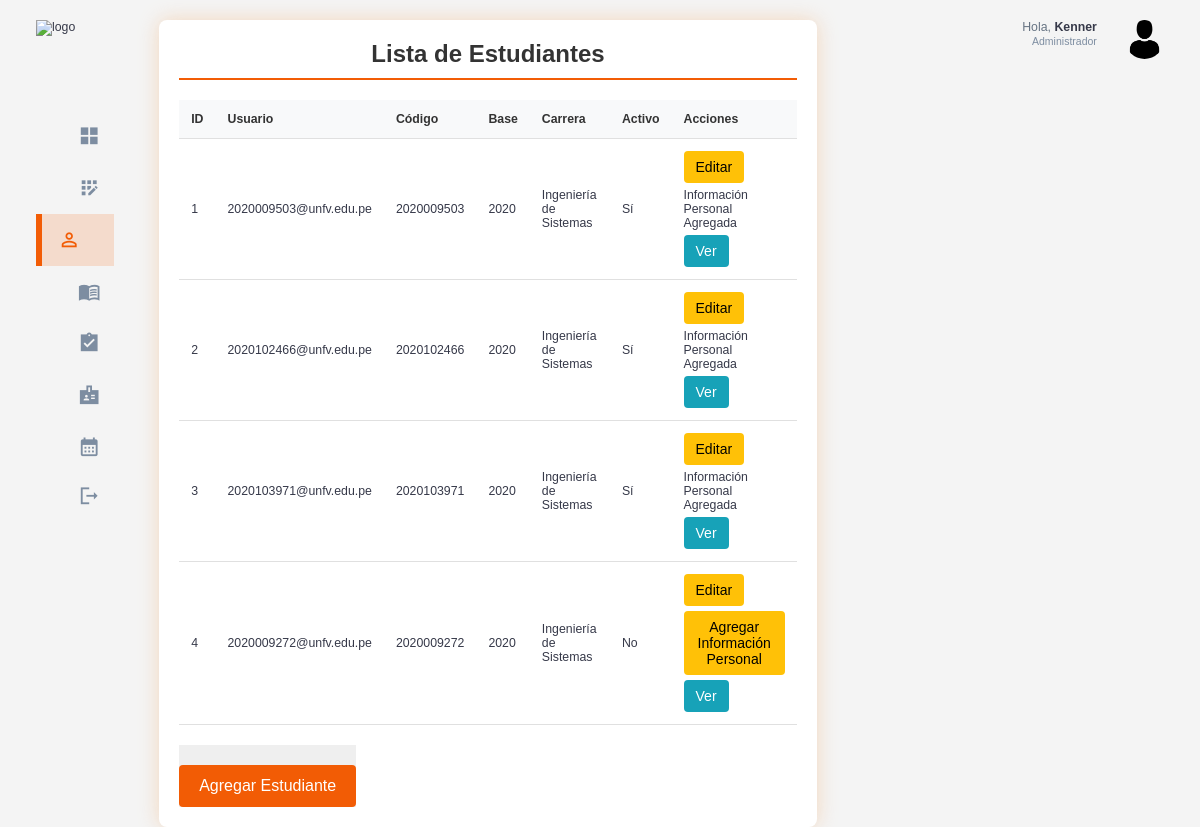
The app's page /estudiantes/ (signed in) with its own data.
### estudiantes/models.py (models this page shows, shortened)
class Estudiante(models.Model):
    usuario = models.OneToOneField(Usuario, on_delete=models.CASCADE)
    codigo = models.CharField(max_length=10,unique=True)
    base = models.CharField(max_length=20)
    carrera = models.CharField(max_length=100)
    activo = models.BooleanField(default=True)

### usuarios/models.py (models this page shows, shortened)
class Usuario(AbstractUser):
    id = models.AutoField(primary_key=True)
    rol = models.ForeignKey(Rol, on_delete=models.CASCADE, null=True, blank=False)

### usuarios/decorators.py (the view)
        def _wrapped_view(request, *args, **kwargs):
            if request.user.is_authenticated and (request.user.rol.nombre_rol == role or request.user.rol.is_admin):
                return view_func(request, *args, **kwargs)
            else:
                raise PermissionDenied  # Lanza un error si no tiene el rol correcto

### estudiantes/views.py (called while the page is built)
@login_required
@role_required('Administrador')
def listar_estudiantes(request):
    estudiantes = Estudiante.objects.all()  # Obtiene todos los estudiantes
    return render(request, 'estudiantes/listar_estudiantes.html', {'estudiantes': estudiantes})

### templates/estudiantes/listar_estudiantes.html (shortened to what this page needs)
{% extends 'base.html' %}
{% load static %}
{% block extra_css %}
    <link rel="stylesheet" href="{% static 'css/student_list.css' %}">
{% endblock %}
{% block content %}
<div class="student-list-container">
    <h2>Lista de Estudiantes</h2>
    <div class="table-responsive">
        <table class="student-table">
            <thead>
                <tr>
                    <th>ID</th>
                    <th>Usuario</th>
                    <th>Código</th>
                    <th>Base</th>
                    <th>Carrera</th>
                    <th>Activo</th>
                    <th>Acciones</th>
                </tr>
            </thead>
            <tbody>
                {% for estudiante in estudiantes %}
                <tr>
                    <td>{{ estudiante.id }}</td>
                    <td>{{ estudiante.usuario.username }}</td>
                    <td>{{ estudiante.codigo }}</td>
                    <td>{{ estudiante.base }}</td>
                    <td>{{ estudiante.carrera }}</td>
                    <td>{{ estudiante.activo|yesno:"Sí,No" }}</td>
                    <td class="actions">
                        <a href="{% url 'editar_estudiante' estudiante.pk %}" class="btn btn-edit">Editar</a>
                            {% if estudiante.informacionpersonal %}
                        <span>Información Personal Agregada</span>
                            {% else %}
                        <a href="{% url 'agregar_informacion_personal' estudiante.pk %}" class="btn btn-edit">Agregar Información Personal</a>
                            {% endif %}
                        <a href="{% url 'ver_informacion_estudiante' estudiante.pk %}" class="btn btn-view">Ver</a>
                    </td>
                </tr>
                {% empty %}
                <tr>
                    <td colspan="7">No hay estudiantes registrados.</td>
                </tr>
                {% endfor %}
            </tbody>
        </table>
    </div>
    <button type="submit"><a href="{% url 'agregar_estudiante'%}" class="btn btn-add">Agregar Estudiante</a></button>
</div>
{% endblock %}

### templates/base.html (shortened to what this page needs)
{% load static %}
<!DOCTYPE html>
<html lang="en">
<head>
    <link rel="stylesheet" href="{% static 'css/base.css' %}">
    {% block extra_css %}{% endblock %}
</head>
<body>
    <div class="container">
        <aside>
            <div class="top">
                <div class="logo">
                    <img src="/static/assets/logo_base.png" alt="logo">
                </div>
            </div>
            <div class="sidebar">
                <a href="{% url 'home_admin' %}" class="active">
                    <span class="material-icons-sharp">grid_view</span>
                </a>
                <a href="{% url 'registrar_usuario' %}" >
                    <span class="material-icons-sharp">app_registration</span>
                </a>
                <a href="{% url 'listar_estudiantes' %}">
                    <span class="material-icons-sharp">person_outline</span>
                </a>
                <a href="{% url 'listar_cursos' %}">
                    <span class="material-icons-sharp">menu_book</span>
                </a>
                <a href="{% url 'listar_estudiantes_historial' %}">
                    <span class="material-icons-sharp">assignment_turned_in</span>
                </a>
                <a href="{% url 'listar_profesores' %}">
                    <span class="material-icons-sharp">badge</span>
                </a>
                <a href="{% url 'listar_horarios' %}">
                    <span class="material-icons-sharp">calendar_month</span>
                </a>
                <a href="{% url 'signout' %}">
                    <span class="material-icons-sharp">logout</span>
                </a>
            </div>
        </aside>
        <main>
            {% block content %}
            {% endblock %}
        </main>
        <div class="right">
            <div class="top">
                <div class="profile">
                    <div class="info">
                        <p>Hola, <b>{{ request.user.username }}</b></p>
                        <small class="text-muted">Administrador</small>
                    </div>
                    <div class="profile-photo">
                        <img src="/static/assets/perfil_admin.png" alt="perfil_admin">
                    </div>
                </div>
            </div>
        </div>
    </div>
</body>
</html>

### static/css/base.css (style rules this page uses)
:root { --color-primary: #F25C05; --color-danger: #F26938; --color-success: #41f1b6; --color-warning: #F2A172; --color-white: #fff; --color-info-dark: #7d8da1; --color-info-light: #dce1eb; --color-dark: #363949; --color-light: #f2a1724f; --color-primary-variant: #8f5100; --color-dark-variant: #677483; --color-background: #f6f6f9; --card-border-radius: 2rem; --border-radius-1: 0.4rem; --border-radius-2: 0.8rem; --border-radius-3: 1.2rem; --card-padding: 1.8rem; --padding-1: 1.2rem; --box-shadow: 0 2rem 3rem var(--color-light) }
* { margin: 0; padding: 0; outline: 0; appearance: none; border: 0; text-decoration: none; list-style: none; box-sizing: border-box; }
html { font-size: 14px; }
body { width: 100vw; height: 100vh; font-family: Arial, sans-serif; font-size: 0.88rem; background: var(--color-background); user-select: none; overflow-x: hidden; color: var(--color-dark); }
.container { display: grid; width: 96%; margin: 0 auto; gap: 1.8rem; grid-template-columns: 16rem auto 23rem; }
a { color: var(--color-dark); }
img { display: block; width: 100%; }
h2 { font-size: 1.4rem; }
small { font-size: 0.75rem; }
.profile-photo { width: 2.8rem; height: 2.8rem; border-radius: 50%; overflow: hidden; }
.text-muted { color: var(--color-info-dark); }
p { color: var(--color-dark-variant); }
b { color: var(--color-dark); }
aside { height: 100vh; width: 16rem; }
aside .top { display: flex; align-items: center; justify-content: space-between; margin-top: 1.4rem; }
aside .logo { display: flex; gap: 0.8rem; }
aside .logo img { width: 12.5rem; height: 4.5rem; }
aside .sidebar { display: flex; flex-direction: column; height: 86vh; position: relative; top: 3rem; }
aside .sidebar a { display: flex; color: var(--color-info-dark); margin-left: 2rem; gap: 1rem; align-items: center; position: relative; height: 3.7rem; transition: all 300ms ease; padding: 0 1rem; white-space: nowrap; overflow: hidden; text-overflow: ellipsis; }
aside .sidebar a span { font-size: 1.6rem; transition: all 300ms ease; }
aside .sidebar a:last-child { position: absolute; bottom: 2rem; width: 100%; }
aside .sidebar a.active { background-color: var(--color-light); color: var(--color-primary); margin-left: 0; padding-left: calc(1rem - 3px); }
aside .sidebar a.active:before { content: ''; width: 6px; height: 100%; background: var(--color-primary); position: absolute; left: 0; }
aside .sidebar a.active span { color: var(--color-primary); margin-left: calc(1rem - 3px); }
main { margin-top: 1.4rem; }
.right { margin-top: 1.4rem; }
.right .top { display: flex; justify-content: end; gap: 2rem; }
.right .top .profile { display: flex; gap: 2rem; text-align: right; }
@media screen and (max-width: 1200px) { .container { width: 94%; grid-template-columns: 7rem auto 23rem; } }
@media screen and (max-width: 1200px) { aside .sidebar a { width: 5.6rem; } }
@media screen and (max-width: 1200px) { aside .sidebar a:last-child { position: relative; margin-top: 1.8rem; } }
@media screen and (max-width: 1200px) { aside .logo img { top: 10px; width: 8.2rem; height: 3.5rem; } }

### static/css/student_list.css (style rules this page uses)
body { margin: 0; padding: 0; font-family: Arial, sans-serif; background-color: #f4f4f4; }
.student-list-container { width: 100%; max-width: 1200px; margin: 0 auto; padding: 20px; background-color: #ffffff; border-radius: 8px; box-shadow: 0 0 20px rgba(243, 184, 128, 0.473); box-sizing: border-box; }
.student-list-container h2 { text-align: center; margin-bottom: 20px; padding-bottom: 10px; border-bottom: 2px solid #F25C05; color: #333; font-size: 24px; }
.table-responsive { overflow-x: auto; -webkit-overflow-scrolling: touch; }
.student-table { width: 100%; border-collapse: collapse; margin-bottom: 20px; }
.student-table th, .student-table td { padding: 12px; text-align: left; border-bottom: 1px solid #e0e0e0; }
.student-table th { background-color: #f8f9fa; font-weight: bold; color: #333; }
.actions { display: flex; flex-wrap: wrap; gap: 5px; }
.btn { display: inline-block; padding: 8px 12px; border: none; border-radius: 4px; cursor: pointer; font-size: 14px; text-decoration: none; transition: background-color 0.3s; text-align: center; }
.btn-edit { background-color: #ffc107; color: #000; }
.btn-view { background-color: #17a2b8; color: #fff; }
.btn-add { background-color: #F25C05; color: #fff; padding: 12px 20px; font-size: 16px; margin-top: 20px; display: block; width: 100%; }

### records on screen
Estudiante: id "1", usuario.username "2020009503@unfv.edu.pe", codigo "2020009503", base "2020", carrera "Ingeniería de Sistemas", activo "Sí", shows "Información Personal Agregada"
Estudiante: id "2", usuario.username "2020102466@unfv.edu.pe", codigo "2020102466", base "2020", carrera "Ingeniería de Sistemas", activo "Sí", shows "Información Personal Agregada"
Estudiante: id "3", usuario.username "2020103971@unfv.edu.pe", codigo "2020103971", base "2020", carrera "Ingeniería de Sistemas", activo "Sí", shows "Información Personal Agregada"
Estudiante: id "4", usuario.username "2020009272@unfv.edu.pe", codigo "2020009272", base "2020", carrera "Ingeniería de Sistemas", activo "No", shows "Agregar Información Personal"
Usuario: user.username "Kenner"
